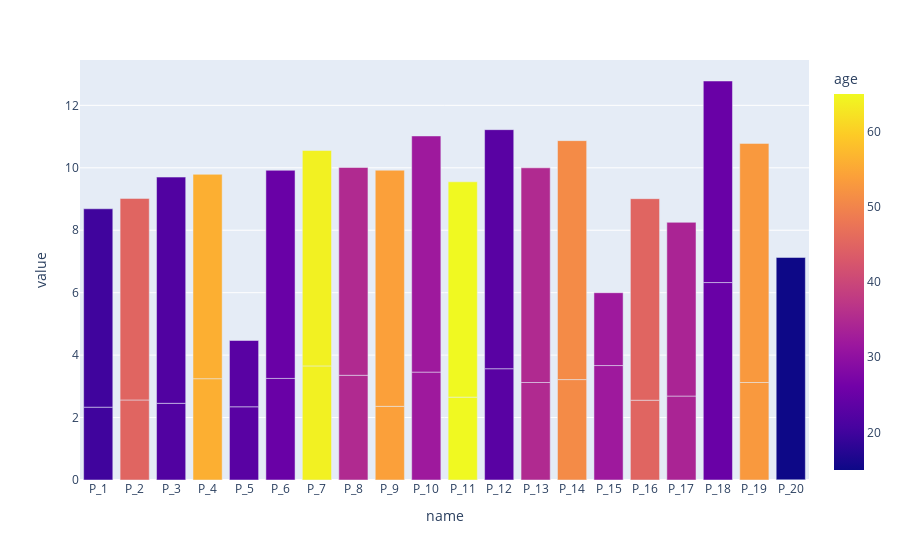

The code cell stored with this chart in its notebook:
### Code cell
fig = px.bar(df, x="name", y=["time_1","time_2"],color="age")
fig.show()

### Figure 1 — Plotly figure (JSON) as saved in the notebook; plotly's stock layout.template omitted (floating-point values rounded to 4 significant figures)
{"data": [{"alignmentgroup": "True", "hovertemplate": "name=%{x}<br>value=%{y}<br>age=%{marker.color}<extra></extra>", "legendgroup": "", "marker": {"color": [20, 45, 22, 56, 23, 25, 64, 35, 54, 32, 65, 23, 35, 51, 32, 45, 34, 25, 53, 15, 20, 45, 22, 56, 23, 25, 64, 35, 54, 32, 65, 23, 35, 51, 32, 45, 34, 25, 53, 15], "coloraxis": "coloraxis"}, "name": "", "offsetgroup": "", "orientation": "v", "showlegend": false, "textposition": "auto", "type": "bar", "x": ["P_1", "P_2", "P_3", "P_4", "P_5", "P_6", "P_7", "P_8", "P_9", "P_10", "P_11", "P_12", "P_13", "P_14", "P_15", "P_16", "P_17", "P_18", "P_19", "P_20", "P_1", "P_2", "P_3", "P_4", "P_5", "P_6", "P_7", "P_8", "P_9", "P_10", "P_11", "P_12", "P_13", "P_14", "P_15", "P_16", "P_17", "P_18", "P_19", "P_20"], "xaxis": "x", "y": [2.333, 2.563, 2.456, 3.245, 2.345, 3.254, 3.654, 3.354, 2.359, 3.456, 2.654, 3.564, 3.123, 3.216, 3.666, 2.555, 2.689, 6.324, 3.123, 0.005, 6.354, 6.456, 7.246, 6.546, 2.123, 6.666, 6.899, 6.655, 7.564, 7.564, 6.897, 7.657, 6.876, 7.654, 2.333, 6.456, 5.564, 6.456, 7.658, 7.123], "yaxis": "y"}], "layout": {"barmode": "relative", "coloraxis": {"colorbar": {"title": {"text": "age"}}, "colorscale": [[0, "#0d0887"], [0.1111, "#46039f"], [0.2222, "#7201a8"], [0.3333, "#9c179e"], [0.4444, "#bd3786"], [0.5556, "#d8576b"], [0.6667, "#ed7953"], [0.7778, "#fb9f3a"], [0.8889, "#fdca26"], [1, "#f0f921"]]}, "legend": {"tracegroupgap": 0}, "margin": {"t": 60}, "xaxis": {"anchor": "y", "domain": [0, 1], "title": {"text": "name"}}, "yaxis": {"anchor": "x", "domain": [0, 1], "title": {"text": "value"}}}}
